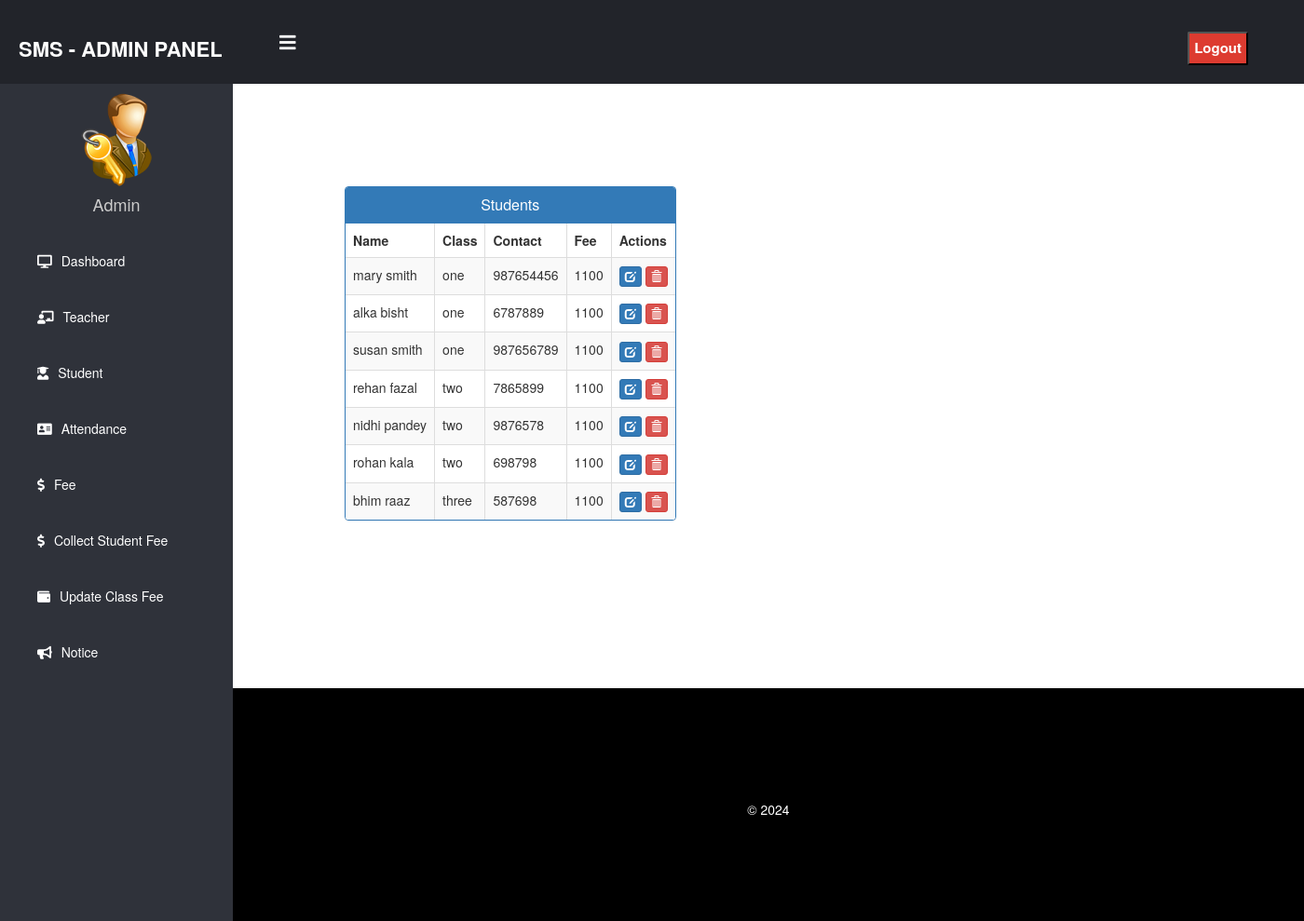
The app's page /admin-view-student (signed in), older data.
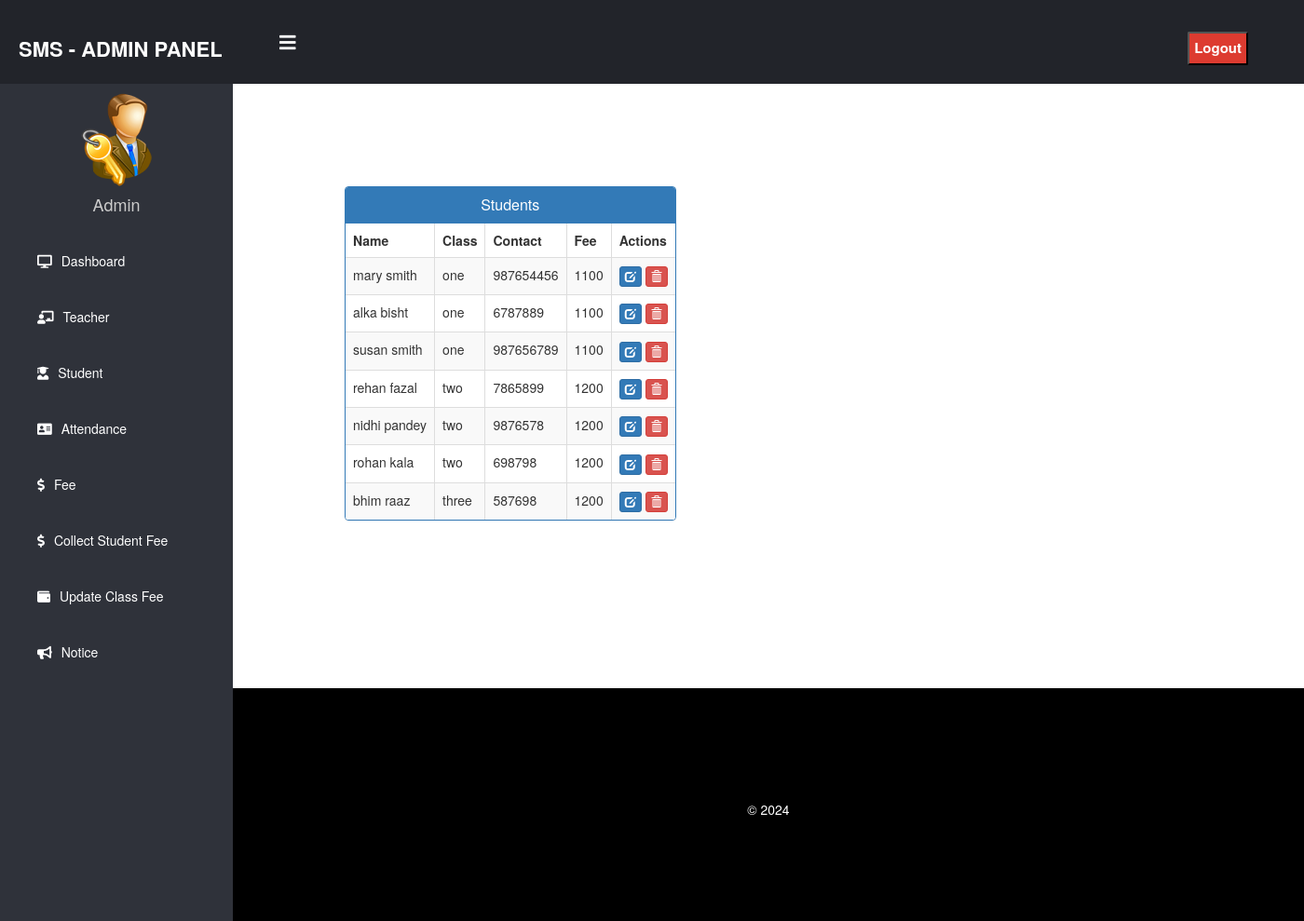
The same page, newer data.
### school/models.py (models this page shows, shortened)
class StudentExtra(models.Model):
    user=models.OneToOneField(User,on_delete=models.CASCADE)
    roll = models.CharField(max_length=10)
    mobile = models.CharField(max_length=40,null=True)
    fee = models.PositiveIntegerField()
    cl= models.CharField(max_length=10,choices=classes,default='one')
    status=models.BooleanField(default=False)
    @property
    def get_name(self):
        return self.user.first_name+" "+self.user.last_name

### school/views.py (the view)
# urls.py: path('admin-view-student', views.admin_view_student_view,name='admin-view-student'),
@login_required(login_url='adminlogin')
@user_passes_test(is_admin)
def admin_view_student_view(request):
    students=models.StudentExtra.objects.all().filter(status=True)
    return render(request,'school/admin_view_student.html',{'students':students})

### school/views.py (called while the page is built)
def is_admin(user):
    return user.groups.filter(name='ADMIN').exists()

### templates/school/admin_view_student.html (shortened to what this page needs)
{% extends 'school/adminbase.html' %}
{% block content %}
<head>
  <link href="//netdna.bootstrapcdn.com/bootstrap/3.0.0/css/bootstrap.min.css" rel="stylesheet" id="bootstrap-css">
</head>
<div class="container">
  <div class="row">
    <div class="panel panel-primary">
      <div class="panel-heading">
        <h6 class="panel-title">Students</h6>
      </div>
      <table class="table table-hover table-striped table-bordered" id="dev-table">
        <thead>
          <tr>
            <th>Name</th>
            <th>Class</th>
            <th>Contact</th>
            <th>Fee</th>
            <th>Actions</th>
          </tr>
        </thead>
        {% for s in students %}
        <tr>
          <td> {{s.get_name}}</td>
          <td>{{s.cl}}</td>
          <td>{{s.mobile}}</td>
          <td>{{s.fee}}</td>
          <td><a class="btn btn-primary btn-xs" href="{% url 'update-student' s.id  %}"><span class="glyphicon glyphicon-edit"></span></a>
         <a class="btn btn-danger btn-xs" href="{% url 'delete-student-from-school' s.id  %}"><span class="glyphicon glyphicon-trash"></span></a></td>
        </tr>
        {% endfor %}
      </table>
    </div>
  </div>
</div>
{% endblock content %}

Row changes from the older to the newer data that the page shows:
changed StudentExtra "rehan fazal": fee "1100" → "1200"
changed StudentExtra "nidhi pandey": fee "1100" → "1200"
changed StudentExtra "rohan kala": fee "1100" → "1200"
changed StudentExtra "three": fee "1100" → "1200"
